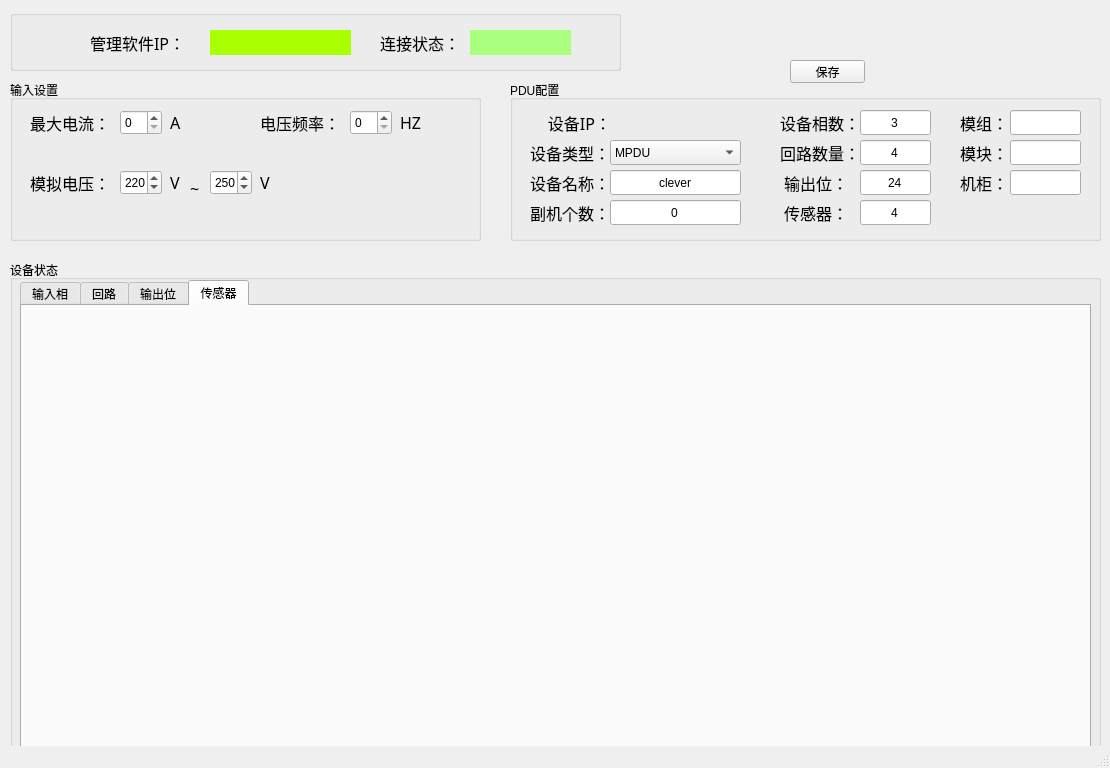
<?xml version="1.0" encoding="UTF-8"?>
<ui version="4.0">
 <class>MainWindow</class>
 <widget class="QMainWindow" name="MainWindow">
  <property name="geometry">
   <rect>
    <x>0</x>
    <y>0</y>
    <width>1110</width>
    <height>768</height>
   </rect>
  </property>
  <property name="windowTitle">
   <string>PDU模拟软件</string>
  </property>
  <widget class="QWidget" name="centralWidget">
   <widget class="QPushButton" name="pushButton">
    <property name="geometry">
     <rect>
      <x>790</x>
      <y>60</y>
      <width>75</width>
      <height>23</height>
     </rect>
    </property>
    <property name="text">
     <string>保存</string>
    </property>
   </widget>
   <widget class="QGroupBox" name="groupBox">
    <property name="geometry">
     <rect>
      <x>10</x>
      <y>80</y>
      <width>471</width>
      <height>161</height>
     </rect>
    </property>
    <property name="title">
     <string>输入设置</string>
    </property>
    <widget class="QLabel" name="label_5">
     <property name="geometry">
      <rect>
       <x>20</x>
       <y>30</y>
       <width>81</width>
       <height>25</height>
      </rect>
     </property>
     <property name="font">
      <font>
       <family>04b_21</family>
       <pointsize>12</pointsize>
      </font>
     </property>
     <property name="text">
      <string>最大电流：</string>
     </property>
    </widget>
    <widget class="QLabel" name="label_6">
     <property name="geometry">
      <rect>
       <x>250</x>
       <y>30</y>
       <width>81</width>
       <height>25</height>
      </rect>
     </property>
     <property name="font">
      <font>
       <family>04b_21</family>
       <pointsize>12</pointsize>
      </font>
     </property>
     <property name="text">
      <string>电压频率：</string>
     </property>
    </widget>
    <widget class="QLabel" name="label_7">
     <property name="geometry">
      <rect>
       <x>20</x>
       <y>90</y>
       <width>81</width>
       <height>25</height>
      </rect>
     </property>
     <property name="font">
      <font>
       <family>04b_21</family>
       <pointsize>12</pointsize>
      </font>
     </property>
     <property name="text">
      <string>模拟电压：</string>
     </property>
    </widget>
    <widget class="QSpinBox" name="spinBox">
     <property name="geometry">
      <rect>
       <x>110</x>
       <y>30</y>
       <width>42</width>
       <height>25</height>
      </rect>
     </property>
    </widget>
    <widget class="QSpinBox" name="spinBox_2">
     <property name="geometry">
      <rect>
       <x>340</x>
       <y>30</y>
       <width>42</width>
       <height>25</height>
      </rect>
     </property>
    </widget>
    <widget class="QSpinBox" name="spinBox_3">
     <property name="geometry">
      <rect>
       <x>110</x>
       <y>90</y>
       <width>42</width>
       <height>25</height>
      </rect>
     </property>
     <property name="maximum">
      <number>10000</number>
     </property>
     <property name="value">
      <number>220</number>
     </property>
    </widget>
    <widget class="QLabel" name="label_8">
     <property name="geometry">
      <rect>
       <x>160</x>
       <y>30</y>
       <width>31</width>
       <height>25</height>
      </rect>
     </property>
     <property name="font">
      <font>
       <family>微软雅黑</family>
       <pointsize>12</pointsize>
      </font>
     </property>
     <property name="text">
      <string>A</string>
     </property>
    </widget>
    <widget class="QLabel" name="label_9">
     <property name="geometry">
      <rect>
       <x>390</x>
       <y>30</y>
       <width>31</width>
       <height>25</height>
      </rect>
     </property>
     <property name="font">
      <font>
       <family>微软雅黑</family>
       <pointsize>12</pointsize>
      </font>
     </property>
     <property name="text">
      <string>HZ</string>
     </property>
    </widget>
    <widget class="QLabel" name="label_10">
     <property name="geometry">
      <rect>
       <x>160</x>
       <y>90</y>
       <width>21</width>
       <height>25</height>
      </rect>
     </property>
     <property name="font">
      <font>
       <family>微软雅黑</family>
       <pointsize>12</pointsize>
      </font>
     </property>
     <property name="text">
      <string>V</string>
     </property>
    </widget>
    <widget class="QLabel" name="label_11">
     <property name="geometry">
      <rect>
       <x>180</x>
       <y>100</y>
       <width>16</width>
       <height>16</height>
      </rect>
     </property>
     <property name="font">
      <font>
       <family>04b_21</family>
       <pointsize>12</pointsize>
      </font>
     </property>
     <property name="text">
      <string>~</string>
     </property>
    </widget>
    <widget class="QSpinBox" name="spinBox_4">
     <property name="geometry">
      <rect>
       <x>200</x>
       <y>90</y>
       <width>42</width>
       <height>25</height>
      </rect>
     </property>
     <property name="maximum">
      <number>10000</number>
     </property>
     <property name="value">
      <number>250</number>
     </property>
    </widget>
    <widget class="QLabel" name="label_12">
     <property name="geometry">
      <rect>
       <x>250</x>
       <y>90</y>
       <width>21</width>
       <height>25</height>
      </rect>
     </property>
     <property name="font">
      <font>
       <family>微软雅黑</family>
       <pointsize>12</pointsize>
      </font>
     </property>
     <property name="text">
      <string>V</string>
     </property>
    </widget>
   </widget>
   <widget class="QGroupBox" name="groupBox_2">
    <property name="geometry">
     <rect>
      <x>510</x>
      <y>80</y>
      <width>591</width>
      <height>161</height>
     </rect>
    </property>
    <property name="title">
     <string>PDU配置</string>
    </property>
    <widget class="QLabel" name="label_21">
     <property name="geometry">
      <rect>
       <x>20</x>
       <y>30</y>
       <width>81</width>
       <height>25</height>
      </rect>
     </property>
     <property name="font">
      <font>
       <family>微软雅黑</family>
       <pointsize>12</pointsize>
      </font>
     </property>
     <property name="text">
      <string>设备IP：</string>
     </property>
     <property name="alignment">
      <set>Qt::AlignRight|Qt::AlignTrailing|Qt::AlignVCenter</set>
     </property>
    </widget>
    <widget class="QLabel" name="label_24">
     <property name="geometry">
      <rect>
       <x>20</x>
       <y>60</y>
       <width>81</width>
       <height>25</height>
      </rect>
     </property>
     <property name="font">
      <font>
       <family>04b_21</family>
       <pointsize>12</pointsize>
      </font>
     </property>
     <property name="text">
      <string>设备类型：</string>
     </property>
    </widget>
    <widget class="QLabel" name="label_25">
     <property name="geometry">
      <rect>
       <x>20</x>
       <y>90</y>
       <width>81</width>
       <height>25</height>
      </rect>
     </property>
     <property name="font">
      <font>
       <family>04b_21</family>
       <pointsize>12</pointsize>
      </font>
     </property>
     <property name="text">
      <string>设备名称：</string>
     </property>
    </widget>
    <widget class="QLabel" name="label_26">
     <property name="geometry">
      <rect>
       <x>20</x>
       <y>120</y>
       <width>81</width>
       <height>25</height>
      </rect>
     </property>
     <property name="font">
      <font>
       <family>04b_21</family>
       <pointsize>12</pointsize>
      </font>
     </property>
     <property name="text">
      <string>副机个数：</string>
     </property>
    </widget>
    <widget class="QLabel" name="label_27">
     <property name="geometry">
      <rect>
       <x>270</x>
       <y>30</y>
       <width>81</width>
       <height>25</height>
      </rect>
     </property>
     <property name="font">
      <font>
       <family>04b_21</family>
       <pointsize>12</pointsize>
      </font>
     </property>
     <property name="text">
      <string>设备相数：</string>
     </property>
    </widget>
    <widget class="QLabel" name="label_28">
     <property name="geometry">
      <rect>
       <x>270</x>
       <y>60</y>
       <width>81</width>
       <height>25</height>
      </rect>
     </property>
     <property name="font">
      <font>
       <family>04b_21</family>
       <pointsize>12</pointsize>
      </font>
     </property>
     <property name="text">
      <string>回路数量：</string>
     </property>
    </widget>
    <widget class="QLabel" name="label_31">
     <property name="geometry">
      <rect>
       <x>450</x>
       <y>30</y>
       <width>51</width>
       <height>25</height>
      </rect>
     </property>
     <property name="font">
      <font>
       <family>04b_21</family>
       <pointsize>12</pointsize>
      </font>
     </property>
     <property name="text">
      <string>模组：</string>
     </property>
    </widget>
    <widget class="QLabel" name="label_32">
     <property name="geometry">
      <rect>
       <x>450</x>
       <y>60</y>
       <width>51</width>
       <height>25</height>
      </rect>
     </property>
     <property name="font">
      <font>
       <family>04b_21</family>
       <pointsize>12</pointsize>
      </font>
     </property>
     <property name="text">
      <string>模块：</string>
     </property>
    </widget>
    <widget class="QLabel" name="label_33">
     <property name="geometry">
      <rect>
       <x>450</x>
       <y>90</y>
       <width>51</width>
       <height>25</height>
      </rect>
     </property>
     <property name="font">
      <font>
       <family>04b_21</family>
       <pointsize>12</pointsize>
      </font>
     </property>
     <property name="text">
      <string>机柜：</string>
     </property>
    </widget>
    <widget class="QLabel" name="label_35">
     <property name="geometry">
      <rect>
       <x>100</x>
       <y>30</y>
       <width>151</width>
       <height>25</height>
      </rect>
     </property>
     <property name="font">
      <font>
       <family>微软雅黑</family>
       <pointsize>12</pointsize>
      </font>
     </property>
     <property name="text">
      <string/>
     </property>
    </widget>
    <widget class="QLabel" name="label_29">
     <property name="geometry">
      <rect>
       <x>270</x>
       <y>120</y>
       <width>81</width>
       <height>25</height>
      </rect>
     </property>
     <property name="font">
      <font>
       <family>04b_21</family>
       <pointsize>12</pointsize>
      </font>
     </property>
     <property name="text">
      <string> 传感器：</string>
     </property>
    </widget>
    <widget class="QLabel" name="label_34">
     <property name="geometry">
      <rect>
       <x>270</x>
       <y>90</y>
       <width>81</width>
       <height>25</height>
      </rect>
     </property>
     <property name="font">
      <font>
       <family>04b_21</family>
       <pointsize>12</pointsize>
      </font>
     </property>
     <property name="text">
      <string> 输出位：</string>
     </property>
    </widget>
    <widget class="QComboBox" name="comboBox">
     <property name="geometry">
      <rect>
       <x>100</x>
       <y>60</y>
       <width>131</width>
       <height>25</height>
      </rect>
     </property>
     <property name="currentIndex">
      <number>1</number>
     </property>
     <property name="sizeAdjustPolicy">
      <enum>QComboBox::AdjustToContentsOnFirstShow</enum>
     </property>
     <item>
      <property name="text">
       <string>IP-PDU</string>
      </property>
     </item>
     <item>
      <property name="text">
       <string>MPDU</string>
      </property>
     </item>
     <item>
      <property name="text">
       <string>NPM</string>
      </property>
     </item>
    </widget>
    <widget class="QLineEdit" name="lineEdit">
     <property name="geometry">
      <rect>
       <x>100</x>
       <y>90</y>
       <width>131</width>
       <height>25</height>
      </rect>
     </property>
     <property name="text">
      <string>clever</string>
     </property>
     <property name="alignment">
      <set>Qt::AlignCenter</set>
     </property>
    </widget>
    <widget class="QLineEdit" name="lineEdit_2">
     <property name="geometry">
      <rect>
       <x>100</x>
       <y>120</y>
       <width>131</width>
       <height>25</height>
      </rect>
     </property>
     <property name="text">
      <string>0</string>
     </property>
     <property name="alignment">
      <set>Qt::AlignCenter</set>
     </property>
    </widget>
    <widget class="QLineEdit" name="lineEdit_3">
     <property name="geometry">
      <rect>
       <x>350</x>
       <y>30</y>
       <width>71</width>
       <height>25</height>
      </rect>
     </property>
     <property name="text">
      <string>3</string>
     </property>
     <property name="alignment">
      <set>Qt::AlignCenter</set>
     </property>
    </widget>
    <widget class="QLineEdit" name="lineEdit_4">
     <property name="geometry">
      <rect>
       <x>350</x>
       <y>60</y>
       <width>71</width>
       <height>25</height>
      </rect>
     </property>
     <property name="text">
      <string>4</string>
     </property>
     <property name="alignment">
      <set>Qt::AlignCenter</set>
     </property>
    </widget>
    <widget class="QLineEdit" name="lineEdit_5">
     <property name="geometry">
      <rect>
       <x>350</x>
       <y>90</y>
       <width>71</width>
       <height>25</height>
      </rect>
     </property>
     <property name="text">
      <string>24</string>
     </property>
     <property name="alignment">
      <set>Qt::AlignCenter</set>
     </property>
    </widget>
    <widget class="QLineEdit" name="lineEdit_6">
     <property name="geometry">
      <rect>
       <x>350</x>
       <y>120</y>
       <width>71</width>
       <height>25</height>
      </rect>
     </property>
     <property name="text">
      <string>4</string>
     </property>
     <property name="alignment">
      <set>Qt::AlignCenter</set>
     </property>
    </widget>
    <widget class="QLineEdit" name="lineEdit_7">
     <property name="geometry">
      <rect>
       <x>500</x>
       <y>90</y>
       <width>71</width>
       <height>25</height>
      </rect>
     </property>
    </widget>
    <widget class="QLineEdit" name="lineEdit_8">
     <property name="geometry">
      <rect>
       <x>500</x>
       <y>30</y>
       <width>71</width>
       <height>25</height>
      </rect>
     </property>
    </widget>
    <widget class="QLineEdit" name="lineEdit_9">
     <property name="geometry">
      <rect>
       <x>500</x>
       <y>60</y>
       <width>71</width>
       <height>25</height>
      </rect>
     </property>
    </widget>
   </widget>
   <widget class="QGroupBox" name="groupBox_3">
    <property name="geometry">
     <rect>
      <x>10</x>
      <y>10</y>
      <width>611</width>
      <height>61</height>
     </rect>
    </property>
    <property name="title">
     <string/>
    </property>
    <widget class="QLabel" name="label_4">
     <property name="geometry">
      <rect>
       <x>460</x>
       <y>20</y>
       <width>101</width>
       <height>25</height>
      </rect>
     </property>
     <property name="font">
      <font>
       <family>04b_21</family>
       <pointsize>12</pointsize>
      </font>
     </property>
     <property name="styleSheet">
      <string notr="true">background-color: rgb(170, 255, 127);</string>
     </property>
     <property name="text">
      <string/>
     </property>
    </widget>
    <widget class="QLabel" name="label_3">
     <property name="geometry">
      <rect>
       <x>370</x>
       <y>20</y>
       <width>81</width>
       <height>25</height>
      </rect>
     </property>
     <property name="font">
      <font>
       <family>04b_21</family>
       <pointsize>12</pointsize>
      </font>
     </property>
     <property name="text">
      <string>连接状态：</string>
     </property>
    </widget>
    <widget class="QLabel" name="label">
     <property name="geometry">
      <rect>
       <x>80</x>
       <y>20</y>
       <width>111</width>
       <height>25</height>
      </rect>
     </property>
     <property name="font">
      <font>
       <family>微软雅黑</family>
       <pointsize>12</pointsize>
      </font>
     </property>
     <property name="text">
      <string>管理软件IP：</string>
     </property>
    </widget>
    <widget class="QLabel" name="label_2">
     <property name="geometry">
      <rect>
       <x>200</x>
       <y>20</y>
       <width>141</width>
       <height>25</height>
      </rect>
     </property>
     <property name="font">
      <font>
       <family>微软雅黑</family>
       <pointsize>12</pointsize>
      </font>
     </property>
     <property name="styleSheet">
      <string notr="true">background-color: rgb(170, 255, 0);</string>
     </property>
     <property name="text">
      <string/>
     </property>
    </widget>
   </widget>
   <widget class="QGroupBox" name="groupBox_4">
    <property name="geometry">
     <rect>
      <x>10</x>
      <y>260</y>
      <width>1091</width>
      <height>501</height>
     </rect>
    </property>
    <property name="title">
     <string>设备状态</string>
    </property>
    <widget class="QTabWidget" name="tabWidget">
     <property name="geometry">
      <rect>
       <x>10</x>
       <y>20</y>
       <width>1071</width>
       <height>471</height>
      </rect>
     </property>
     <property name="currentIndex">
      <number>3</number>
     </property>
     <widget class="QWidget" name="phasewidget">
      <attribute name="title">
       <string>输入相</string>
      </attribute>
     </widget>
     <widget class="QWidget" name="loopwidget">
      <attribute name="title">
       <string>回路</string>
      </attribute>
     </widget>
     <widget class="QWidget" name="outwidget">
      <attribute name="title">
       <string>输出位</string>
      </attribute>
     </widget>
     <widget class="QWidget" name="sensorwidget">
      <attribute name="title">
       <string>传感器</string>
      </attribute>
     </widget>
    </widget>
   </widget>
  </widget>
  <widget class="QStatusBar" name="statusBar"/>
 </widget>
 <layoutdefault spacing="6" margin="11"/>
 <resources/>
 <connections/>
</ui>
